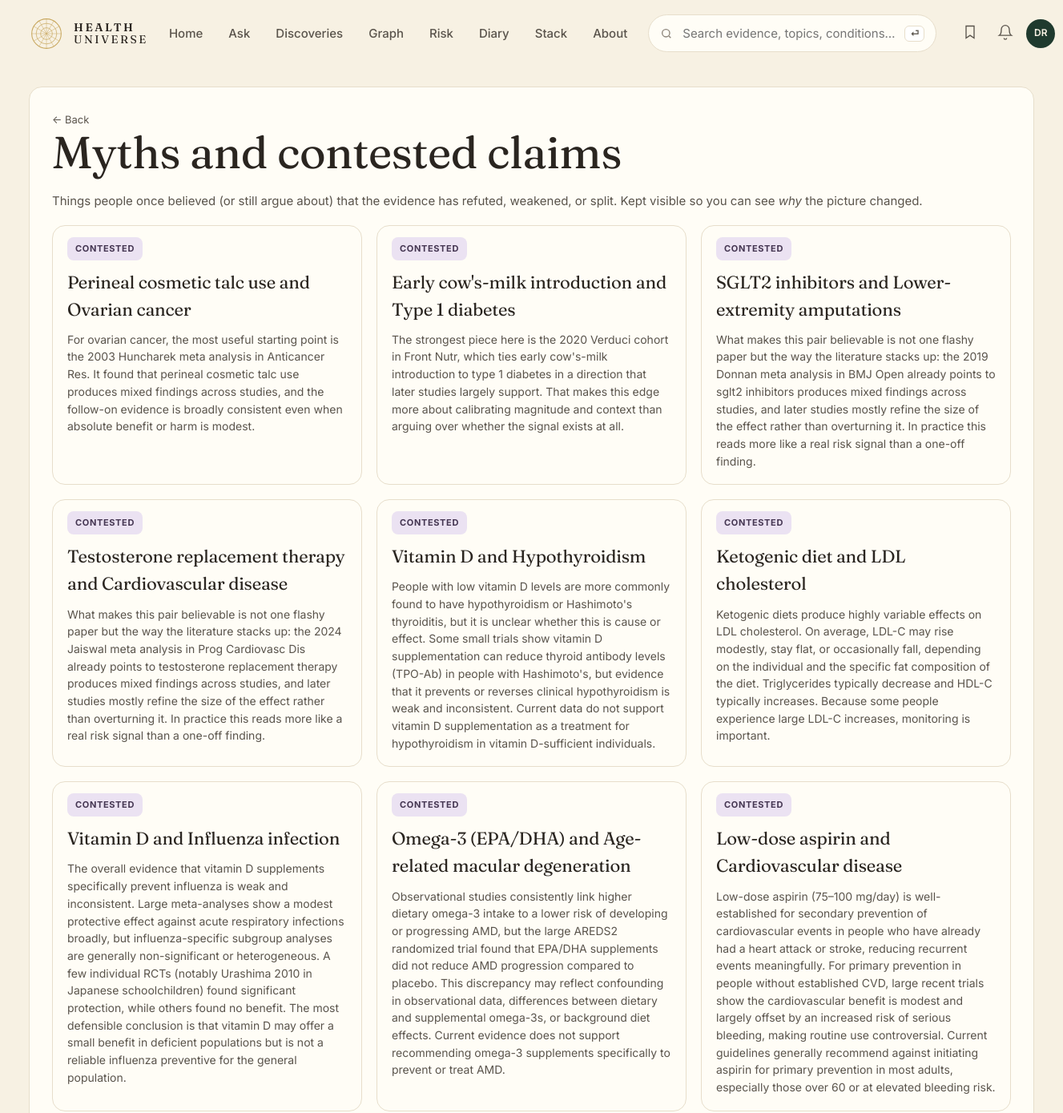
The app's page /myths (upper part), older data.
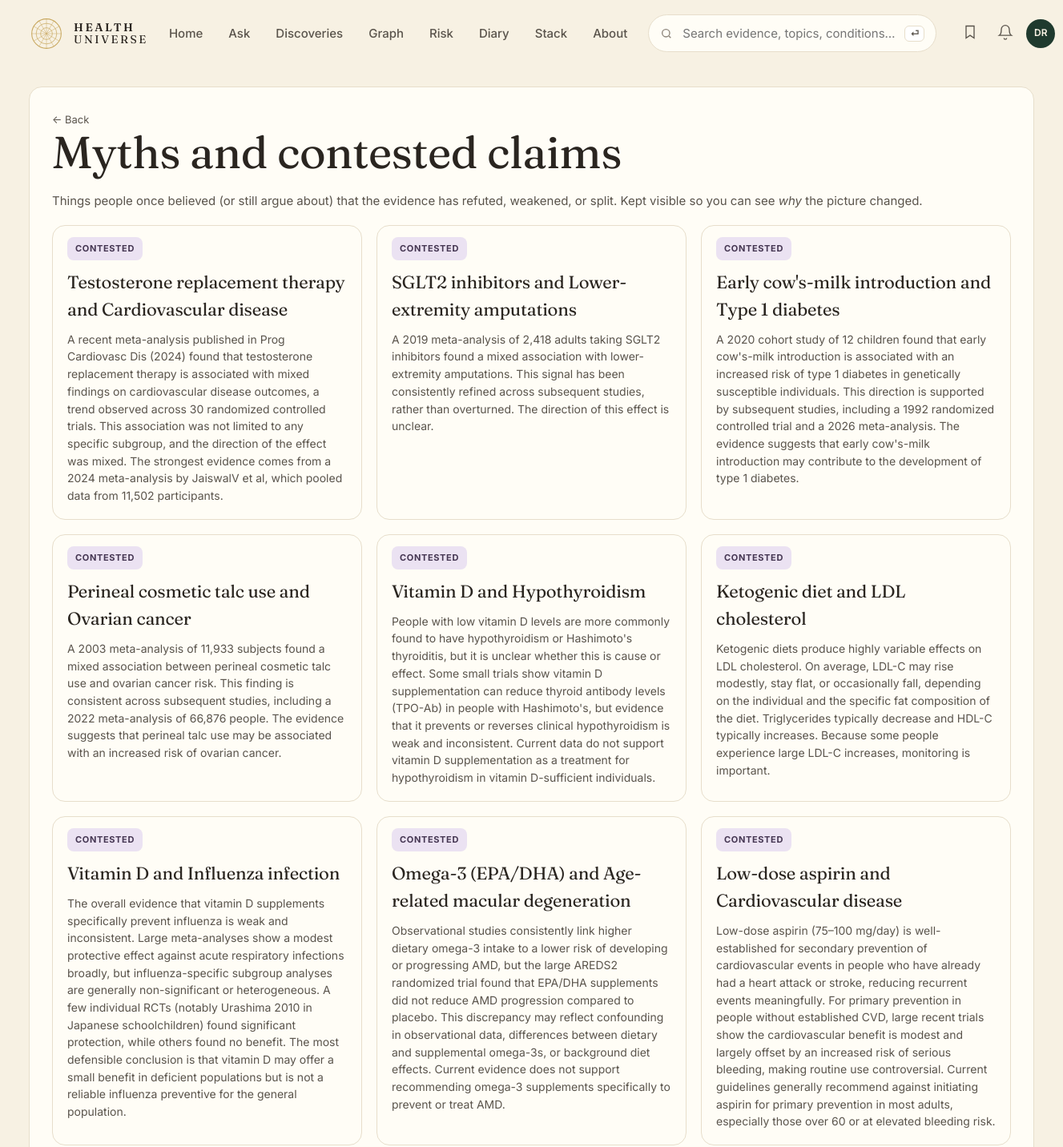
The same page, newer data.
### tables this page shows
CREATE TABLE edge (
    id              INTEGER PRIMARY KEY,
    factor_id       INTEGER NOT NULL REFERENCES entity(id),
    outcome_id      INTEGER NOT NULL REFERENCES entity(id),
    direction       TEXT NOT NULL CHECK (direction IN (
                      'protective','harmful','neutral','u_shaped','mixed')),
    tier            TEXT NOT NULL CHECK (tier IN ('A','B','C','D','X','deprecated')),
    effect_size     TEXT,         -- qualitative: trivial/small/moderate/large
    effect_quant    TEXT,         -- e.g. "RR 0.82 (0.74-0.91)"
    population      TEXT,         -- e.g. "adults>50; ApoE4 carriers"
    mechanism       TEXT,         -- 1-paragraph plain English
    summary         TEXT,         -- card body copy
    caveats         TEXT,
    seed_source     TEXT NOT NULL CHECK (seed_source IN ('claude_seed','gemma_daily','manual')),
    created_at      TEXT NOT NULL DEFAULT (datetime('now')),
    updated_at      TEXT NOT NULL DEFAULT (datetime('now')),
    last_reviewed   TEXT NOT NULL DEFAULT (datetime('now')), embedding BLOB, embedded_at TEXT,
    UNIQUE(factor_id, outcome_id, population)
);

CREATE TABLE entity (
    id            INTEGER PRIMARY KEY,
    slug          TEXT NOT NULL UNIQUE,
    name          TEXT NOT NULL,
    kind          TEXT NOT NULL CHECK (kind IN (
                    'food','nutrient','supplement','drug','activity',
                    'behavior','environmental','pathogen','gene',
                    'biomarker','condition','process')),
    aliases       TEXT,           -- JSON array
    description   TEXT,
    created_at    TEXT NOT NULL DEFAULT (datetime('now')),
    updated_at    TEXT NOT NULL DEFAULT (datetime('now'))
, embedding BLOB, embedded_at TEXT);

### web/app.py (the view)
@app.get("/myths", response_class=HTMLResponse)
def myths(request: Request):
    with connect() as conn:
        rows = conn.execute("""
            SELECT e.id, e.tier, e.direction, e.summary, e.caveats, e.updated_at,
                   f.name AS f_name, o.name AS o_name,
                   (SELECT reason FROM edge_history h WHERE h.edge_id=e.id
                    AND h.field='tier' ORDER BY h.changed_at DESC LIMIT 1) AS reason
            FROM edge e
            JOIN entity f ON f.id = e.factor_id
            JOIN entity o ON o.id = e.outcome_id
            WHERE e.tier IN ('deprecated','X')
            ORDER BY e.updated_at DESC""").fetchall()
    return render(request, "myths.html", {
        "title": "Myths and contested claims",
        "rows": [dict(r) for r in rows],
    })

### web/templates/myths.html (shortened to what this page needs)
{% extends "base.html" %}
{% block content %}
<section class="list-page">
  <a class="back" href="/">← Back</a>
  <h1>Myths and contested claims</h1>
  <p class="muted">Things people once believed (or still argue about) that the evidence has refuted, weakened, or split. Kept visible so you can see <em>why</em> the picture changed.</p>
  <div class="list-grid">
    {% for r in rows %}
    <a class="feat-card tier-bg-{{ r.tier }}" href="/edge/{{ r.id }}">
      <span class="pill tier-{{ r.tier }}">{{ r.tier == 'X' and 'CONTESTED' or 'DEPRECATED' }}</span>
      <h2>{{ r.f_name }} and {{ r.o_name }}</h2>
      <p>{{ r.summary or "—" }}</p>
    </a>
    {% else %}
    <div class="empty">No myth cards yet. They'll show up after the daily ingest demotes any tier-A/B claim.</div>
    {% endfor %}
  </div>
</section>
{% endblock %}

Row changes from the older to the newer data that the page shows:
changed edge "Testosterone replacement therapy": summary "What makes this pair believable is not one flashy paper but the way the literature stacks up: the 2024 Jaiswal meta analysis in Prog Cardiovasc Dis already points to testosterone replacement therapy produces mixed findings across studies, and later studies mostly refine the size of the effect rather than overturning it. In practice this reads more like a real risk signal than a one-off finding." → "A recent meta-analysis published in Prog Cardiovasc Dis (2024) found that testosterone replacement therapy is associated with mixed findings on cardiovascular disease outcomes, a trend observed across 30 randomized controlled trials. This association was not limited to any specific subgroup, and the direction of the effect was mixed. The strongest evidence comes from a 2024 meta-analysis by JaiswalV et al, which pooled data from 11,502 participants."; moves up the list
changed edge "SGLT2 inhibitors": summary "What makes this pair believable is not one flashy paper but the way the literature stacks up: the 2019 Donnan meta analysis in BMJ Open already points to sglt2 inhibitors produces mixed findings across studies, and later studies mostly refine the size of the effect rather than overturning it. In practice this reads more like a real risk signal than a one-off finding." → "A 2019 meta-analysis of 2,418 adults taking SGLT2 inhibitors found a mixed association with lower-extremity amputations. This signal has been consistently refined across subsequent studies, rather than overturned. The direction of this effect is unclear."; moves up the list
changed edge "Early cow's-milk introduction": summary "The strongest piece here is the 2020 Verduci cohort in Front Nutr, which ties early cow's-milk introduction to type 1 diabetes in a direction that later studies largely support. That makes this edge more about calibrating magnitude and context than arguing over whether the signal exists at all." → "A 2020 cohort study of 12 children found that early cow's-milk introduction is associated with an increased risk of type 1 diabetes in genetically susceptible individuals. This direction is supported by subsequent studies, including a 1992 randomized controlled trial and a 2026 meta-analysis. The evidence suggests that early cow's-milk introduction may contribute to the development of type 1 diabetes."; moves down the list
changed edge "Perineal cosmetic talc use": summary "For ovarian cancer, the most useful starting point is the 2003 Huncharek meta analysis in Anticancer Res. It found that perineal cosmetic talc use produces mixed findings across studies, and the follow-on evidence is broadly consistent even when absolute benefit or harm is modest." → "A 2003 meta-analysis of 11,933 subjects found a mixed association between perineal cosmetic talc use and ovarian cancer risk. This finding is consistent across subsequent studies, including a 2022 meta-analysis of 66,876 people. The evidence suggests that perineal talc use may be associated with an increased risk of ovarian cancer."
